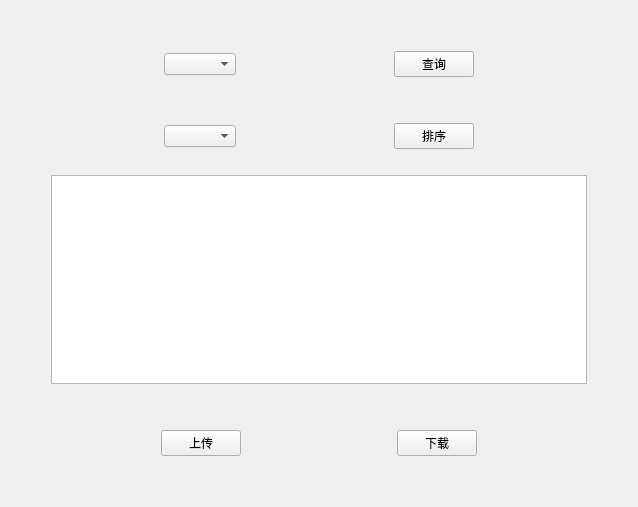
<?xml version="1.0" encoding="UTF-8"?>
<ui version="4.0">
 <class>document</class>
 <widget class="QWidget" name="document">
  <property name="geometry">
   <rect>
    <x>0</x>
    <y>0</y>
    <width>638</width>
    <height>507</height>
   </rect>
  </property>
  <property name="windowTitle">
   <string>资料</string>
  </property>
  <layout class="QGridLayout" name="gridLayout">
   <item row="0" column="0">
    <layout class="QVBoxLayout" name="verticalLayout">
     <item>
      <spacer name="verticalSpacer_4">
       <property name="orientation">
        <enum>Qt::Vertical</enum>
       </property>
       <property name="sizeType">
        <enum>QSizePolicy::Fixed</enum>
       </property>
       <property name="sizeHint" stdset="0">
        <size>
         <width>20</width>
         <height>40</height>
        </size>
       </property>
      </spacer>
     </item>
     <item>
      <layout class="QHBoxLayout" name="horizontalLayout_3">
       <item>
        <spacer name="horizontalSpacer_3">
         <property name="orientation">
          <enum>Qt::Horizontal</enum>
         </property>
         <property name="sizeHint" stdset="0">
          <size>
           <width>40</width>
           <height>20</height>
          </size>
         </property>
        </spacer>
       </item>
       <item>
        <widget class="QComboBox" name="cn"/>
       </item>
       <item>
        <spacer name="horizontalSpacer_7">
         <property name="orientation">
          <enum>Qt::Horizontal</enum>
         </property>
         <property name="sizeHint" stdset="0">
          <size>
           <width>40</width>
           <height>20</height>
          </size>
         </property>
        </spacer>
       </item>
       <item>
        <widget class="QPushButton" name="choose">
         <property name="text">
          <string>查询</string>
         </property>
        </widget>
       </item>
       <item>
        <spacer name="horizontalSpacer_8">
         <property name="orientation">
          <enum>Qt::Horizontal</enum>
         </property>
         <property name="sizeHint" stdset="0">
          <size>
           <width>40</width>
           <height>20</height>
          </size>
         </property>
        </spacer>
       </item>
      </layout>
     </item>
     <item>
      <spacer name="verticalSpacer_5">
       <property name="orientation">
        <enum>Qt::Vertical</enum>
       </property>
       <property name="sizeType">
        <enum>QSizePolicy::Fixed</enum>
       </property>
       <property name="sizeHint" stdset="0">
        <size>
         <width>20</width>
         <height>40</height>
        </size>
       </property>
      </spacer>
     </item>
     <item>
      <layout class="QHBoxLayout" name="horizontalLayout_4">
       <item>
        <spacer name="horizontalSpacer_9">
         <property name="orientation">
          <enum>Qt::Horizontal</enum>
         </property>
         <property name="sizeHint" stdset="0">
          <size>
           <width>40</width>
           <height>20</height>
          </size>
         </property>
        </spacer>
       </item>
       <item>
        <widget class="QComboBox" name="sorttype"/>
       </item>
       <item>
        <spacer name="horizontalSpacer_10">
         <property name="orientation">
          <enum>Qt::Horizontal</enum>
         </property>
         <property name="sizeHint" stdset="0">
          <size>
           <width>40</width>
           <height>20</height>
          </size>
         </property>
        </spacer>
       </item>
       <item>
        <widget class="QPushButton" name="sort">
         <property name="text">
          <string>排序</string>
         </property>
        </widget>
       </item>
       <item>
        <spacer name="horizontalSpacer_11">
         <property name="orientation">
          <enum>Qt::Horizontal</enum>
         </property>
         <property name="sizeHint" stdset="0">
          <size>
           <width>40</width>
           <height>20</height>
          </size>
         </property>
        </spacer>
       </item>
      </layout>
     </item>
     <item>
      <spacer name="verticalSpacer">
       <property name="orientation">
        <enum>Qt::Vertical</enum>
       </property>
       <property name="sizeType">
        <enum>QSizePolicy::Fixed</enum>
       </property>
       <property name="sizeHint" stdset="0">
        <size>
         <width>20</width>
         <height>20</height>
        </size>
       </property>
      </spacer>
     </item>
     <item>
      <layout class="QHBoxLayout" name="horizontalLayout_2">
       <item>
        <spacer name="horizontalSpacer_5">
         <property name="orientation">
          <enum>Qt::Horizontal</enum>
         </property>
         <property name="sizeType">
          <enum>QSizePolicy::Fixed</enum>
         </property>
         <property name="sizeHint" stdset="0">
          <size>
           <width>40</width>
           <height>20</height>
          </size>
         </property>
        </spacer>
       </item>
       <item>
        <widget class="QTableWidget" name="docexist"/>
       </item>
       <item>
        <spacer name="horizontalSpacer_6">
         <property name="orientation">
          <enum>Qt::Horizontal</enum>
         </property>
         <property name="sizeType">
          <enum>QSizePolicy::Fixed</enum>
         </property>
         <property name="sizeHint" stdset="0">
          <size>
           <width>40</width>
           <height>20</height>
          </size>
         </property>
        </spacer>
       </item>
      </layout>
     </item>
     <item>
      <spacer name="verticalSpacer_2">
       <property name="orientation">
        <enum>Qt::Vertical</enum>
       </property>
       <property name="sizeType">
        <enum>QSizePolicy::Fixed</enum>
       </property>
       <property name="sizeHint" stdset="0">
        <size>
         <width>20</width>
         <height>40</height>
        </size>
       </property>
      </spacer>
     </item>
     <item>
      <layout class="QHBoxLayout" name="horizontalLayout">
       <item>
        <spacer name="horizontalSpacer">
         <property name="orientation">
          <enum>Qt::Horizontal</enum>
         </property>
         <property name="sizeHint" stdset="0">
          <size>
           <width>40</width>
           <height>20</height>
          </size>
         </property>
        </spacer>
       </item>
       <item>
        <widget class="QPushButton" name="docup">
         <property name="text">
          <string>上传</string>
         </property>
        </widget>
       </item>
       <item>
        <spacer name="horizontalSpacer_2">
         <property name="orientation">
          <enum>Qt::Horizontal</enum>
         </property>
         <property name="sizeHint" stdset="0">
          <size>
           <width>40</width>
           <height>20</height>
          </size>
         </property>
        </spacer>
       </item>
       <item>
        <widget class="QPushButton" name="docdown">
         <property name="text">
          <string>下载</string>
         </property>
        </widget>
       </item>
       <item>
        <spacer name="horizontalSpacer_4">
         <property name="orientation">
          <enum>Qt::Horizontal</enum>
         </property>
         <property name="sizeHint" stdset="0">
          <size>
           <width>40</width>
           <height>20</height>
          </size>
         </property>
        </spacer>
       </item>
      </layout>
     </item>
     <item>
      <spacer name="verticalSpacer_3">
       <property name="orientation">
        <enum>Qt::Vertical</enum>
       </property>
       <property name="sizeType">
        <enum>QSizePolicy::Fixed</enum>
       </property>
       <property name="sizeHint" stdset="0">
        <size>
         <width>20</width>
         <height>40</height>
        </size>
       </property>
      </spacer>
     </item>
    </layout>
   </item>
  </layout>
 </widget>
 <resources/>
 <connections/>
</ui>
